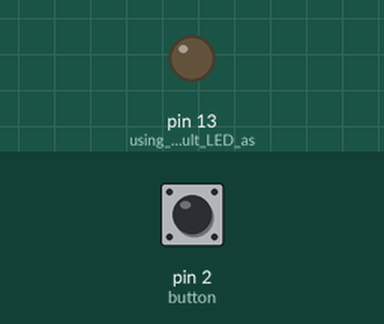
Recording of a sketch running on a simulated Arduino Uno, built with avr-gcc and run on an emulated ATmega328P. Parts: output pins drawn as LEDs (lit = HIGH). Inputs (shaded band) come from the test bench; at power-on: pin 2 (button) LOW.

Above: at 1.2 s.
1.3 s: pin 2 (button) pulled HIGH for 0.15 s
At 1.37 s:
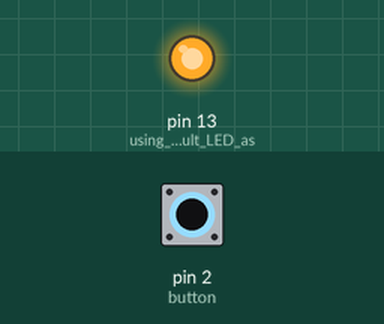
2.9 s: pin 2 (button) pulled HIGH for 3.2 s
At 6.8 s:
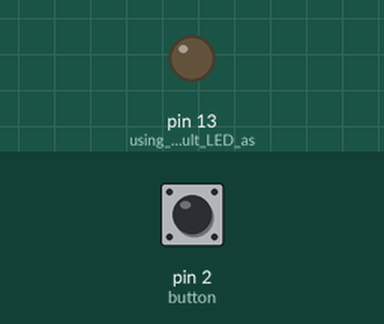
Timing chart, 0 to 8.3 s (numbered marks = the images above; inputs shaded):
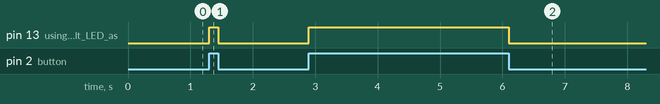

The sketch:

sketch_LedBlinkButton.ino
```cpp
// LED blink using Button press //


int button = 2; // sets digital pin 2 to where our button is connected
int led_state = LOW; // set initial LED state
int button_state = LOW; // initially unset

void setup() {
  // put your setup code here, to run once:
  pinMode(LED_BUILTIN, OUTPUT);  // using the default LED as output
  pinMode(button, INPUT);       // sets pin 2 where button is connected as input
}

void loop() {
  // put your main code here, to run repeatedly:

  button_state=digitalRead(button); // reads the button

  if(button_state == HIGH)
  {
    led_state=HIGH;
  }
  else
  {
    led_state=LOW;
  }

  digitalWrite(LED_BUILTIN, led_state);
}
```

Measured:
- after the input at 1.3 s, pin 13 (using_the_default_LED_as): LOW → HIGH at once, → LOW 0.15 s later
- after the input at 2.9 s, pin 13 (using_the_default_LED_as): LOW → HIGH at once, → LOW 3.2 s later
